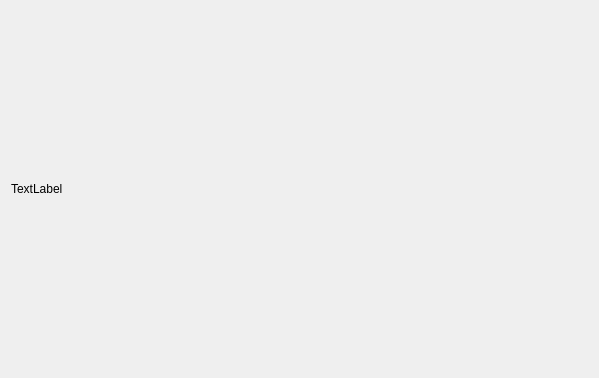
<?xml version="1.0" encoding="UTF-8"?>
<ui version="4.0">
 <class>AboutDialog</class>
 <widget class="QDialog" name="AboutDialog">
  <property name="geometry">
   <rect>
    <x>0</x>
    <y>0</y>
    <width>599</width>
    <height>378</height>
   </rect>
  </property>
  <property name="windowTitle">
   <string>关于</string>
  </property>
  <layout class="QHBoxLayout" name="horizontalLayout">
   <item>
    <widget class="QLabel" name="label">
     <property name="text">
      <string>TextLabel</string>
     </property>
    </widget>
   </item>
  </layout>
 </widget>
 <resources/>
 <connections/>
</ui>
